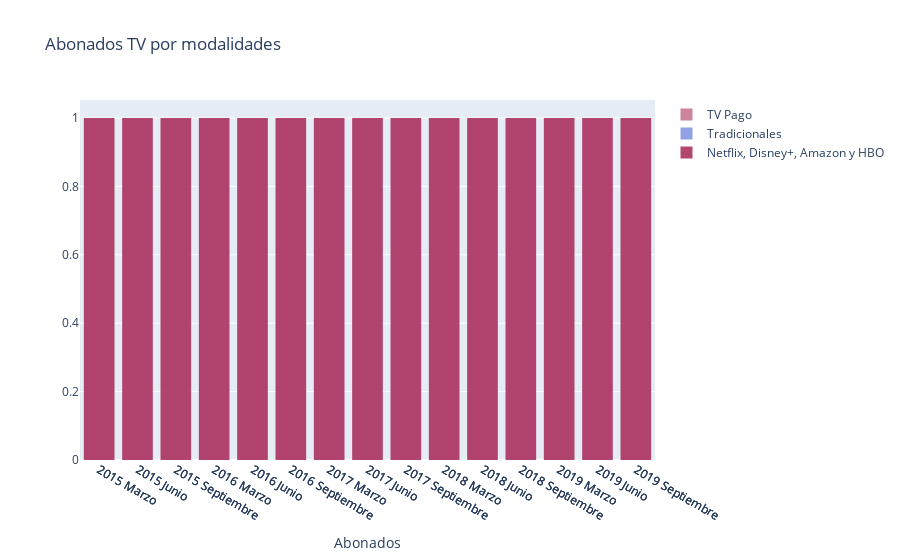

Notebook code cell kept with this figure:
### Code cell
trace1 = go.Histogram(
    x=df_evoluTV["Año"],
    opacity=1,
    name = "TV Pago",
    marker=dict(color='rgba(171, 50, 96, 0.6)'))

trace2 = go.Histogram(
    x=df_evoluTV["Año"],
    xaxis='x2',
    opacity=0.75,
    name = "Tradicionales",
    marker=dict(color='rgba(12, 50, 196, 0.6)'))

trace3 = go.Histogram(
    x=df_evoluTV["Año"],
    xaxis='x3',
    opacity=0.9,
    name = "Netflix, Disney+, Amazon y HBO",
    marker=dict(color='rgb(171, 50, 96)'))

data = [trace1, trace2, trace3]
'''layout = go.Layout(
    xaxis=dict(
        domain=[0, 0.30]
    ),
    xaxis2=dict(
        domain=[0.35, 0.65]
    ),
    xaxis3=dict(
        domain=[0.70, 1],
        anchor='y3'
    ),
    title = 'Evolución de la TV de pago)'''
fig = go.Figure(data=data, layout=layout)
iplot(fig)

### Figure 1 — Plotly figure (JSON) as saved in the notebook; plotly's stock layout.template omitted (floating-point values rounded to 4 significant figures)
{"data": [{"marker": {"color": "rgba(171, 50, 96, 0.6)"}, "name": "TV Pago", "opacity": 1, "type": "histogram", "x": ["2015 Marzo", "2015 Junio", "2015 Septiembre", "2016 Marzo", "2016 Junio", "2016 Septiembre", "2017 Marzo", "2017 Junio", "2017 Septiembre", "2018 Marzo", "2018 Junio", "2018 Septiembre", "2019 Marzo", "2019 Junio", "2019 Septiembre"]}, {"marker": {"color": "rgba(12, 50, 196, 0.6)"}, "name": "Tradicionales", "opacity": 0.75, "type": "histogram", "x": ["2015 Marzo", "2015 Junio", "2015 Septiembre", "2016 Marzo", "2016 Junio", "2016 Septiembre", "2017 Marzo", "2017 Junio", "2017 Septiembre", "2018 Marzo", "2018 Junio", "2018 Septiembre", "2019 Marzo", "2019 Junio", "2019 Septiembre"], "xaxis": "x2"}, {"marker": {"color": "rgb(171, 50, 96)"}, "name": "Netflix, Disney+, Amazon y HBO", "opacity": 0.9, "type": "histogram", "x": ["2015 Marzo", "2015 Junio", "2015 Septiembre", "2016 Marzo", "2016 Junio", "2016 Septiembre", "2017 Marzo", "2017 Junio", "2017 Septiembre", "2018 Marzo", "2018 Junio", "2018 Septiembre", "2019 Marzo", "2019 Junio", "2019 Septiembre"], "xaxis": "x3"}], "layout": {"title": {"text": "Abonados TV por modalidades"}, "xaxis": {"ticklen": 5, "title": {"text": "Abonados"}}}}
